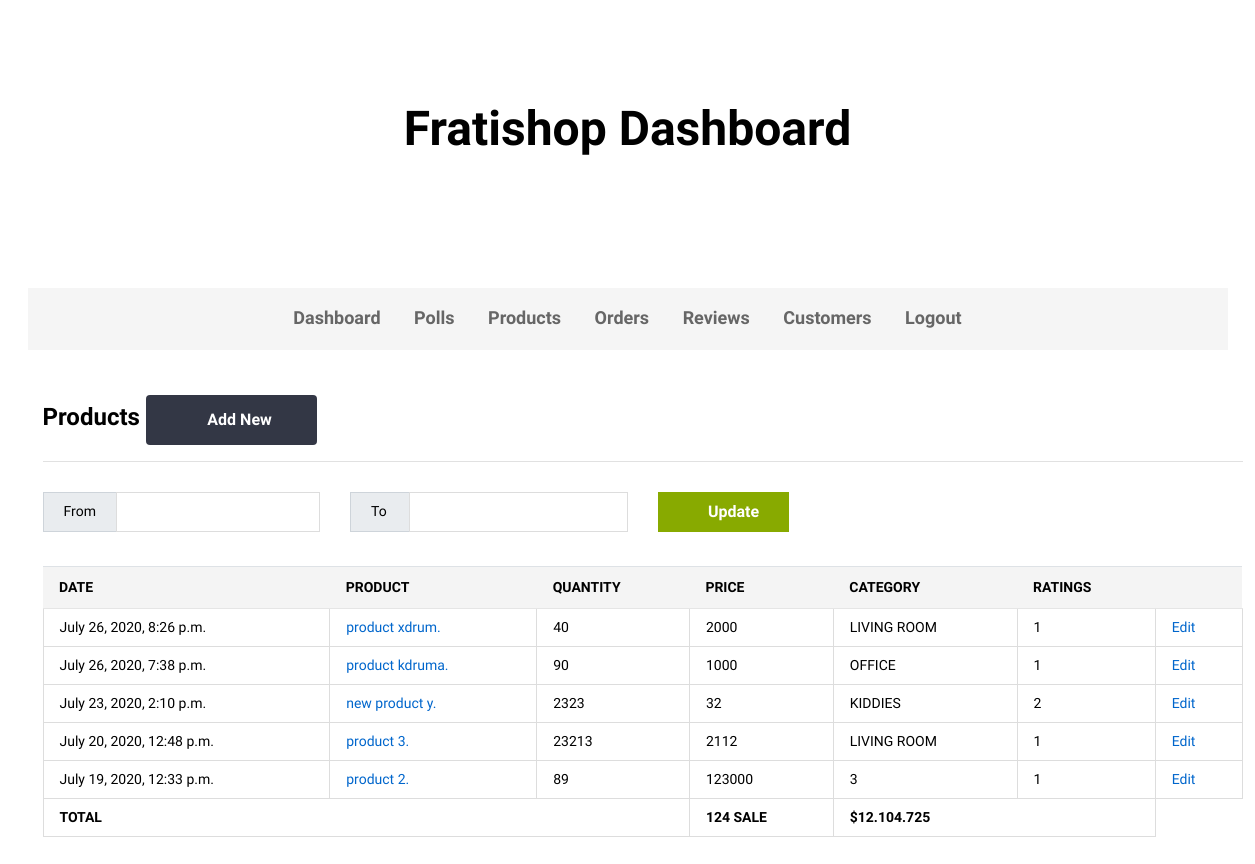
The app's page /dashboard-all-products/, older data.
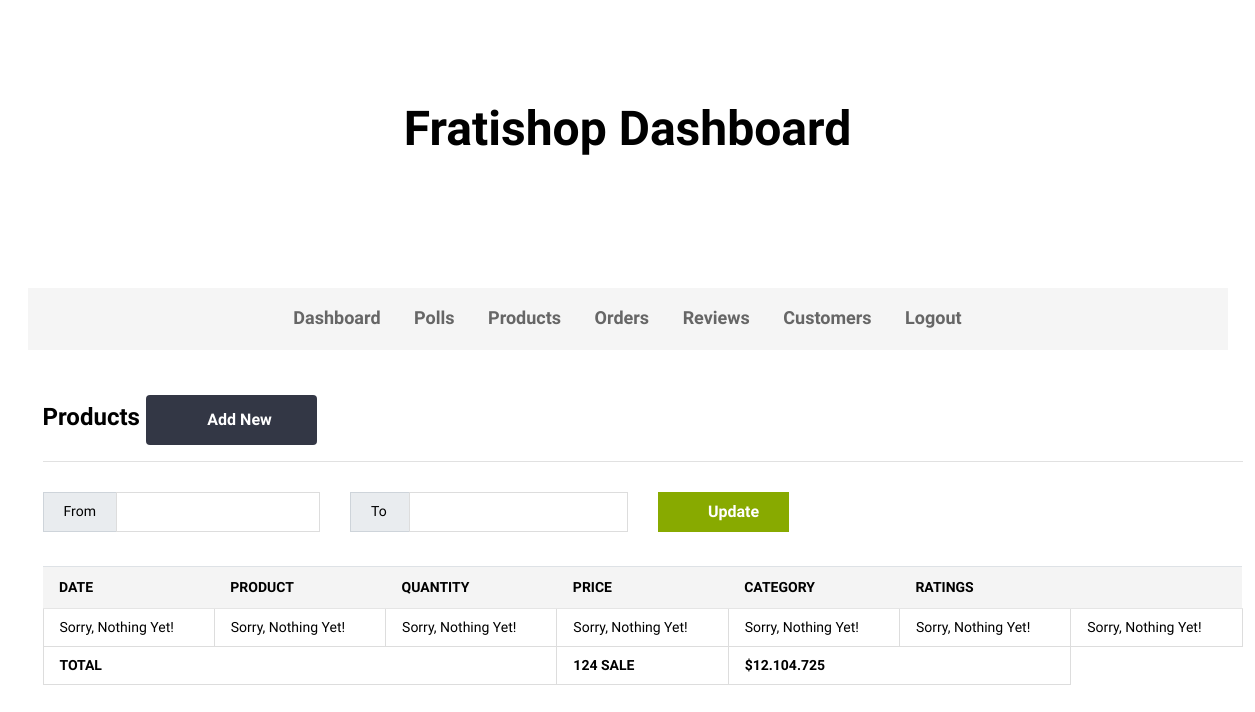
The same page, newer data.
### product/models.py (models this page shows, shortened)
class Product(models.Model):
	name = models.CharField(max_length=150)
	tag_title = models.CharField(max_length=150, default="Sale")
	tag_title_color = models.CharField(max_length=150, default="orange")
	section = models.CharField(max_length=150, default="section_one")
	image_1 = models.ImageField(upload_to='product/images/', blank=True)
	image_2 = models.ImageField(upload_to='product/images/', blank=True)
	image_3 = models.ImageField(upload_to='product/images/', blank=True)
	image_4 = models.ImageField(upload_to='product/images/', blank=True)
	video = models.CharField(max_length=150, default="jshsjssd7sjs")
	description = models.TextField(default="none")
	specification = models.TextField(default="none")
	review = models.ManyToManyField(Review, through="ProductReviewConnector", through_fields=("product", "review"),)
	category = models.CharField(max_length=150)
	quantity = models.IntegerField(blank=True, null=True)
	threshold = models.IntegerField(blank=True, null=True, default=1)
	price = models.IntegerField(blank=True, null=True)
	old_price = models.IntegerField(blank=True, null=True, default=0)
	rating = models.IntegerField(blank=True, null=True)
	colors = models.ManyToManyField(Color, through="ProductColorConnector", through_fields=("product", "color"),)
	shipping_charge = models.FloatField(blank=True, null=True)
	dimension = models.CharField(max_length=150)
	delivery_info = models.CharField(max_length=150, default="none")
	slug = models.SlugField(unique=True, default="rayslug")
	pub_date = models.DateTimeField(default=timezone.now)

### admin_app/views.py (the view)
# urls.py: path("dashboard-all-products/", views.DashboardAllProductsView, name="dashboard_all_products"),
def DashboardAllProductsView(request):
	products = Product.objects.order_by("-pub_date")
	context = {"products": products}
	return render(request, 'admin_app/all_products.html', context)

### admin_app/templates/admin_app/all_products.html (shortened to what the changed rows need)
{% extends 'admin_app/base.html' %}
{% load static %}
{% block content %}
        <div class="container">
            <div class="ps-section__content">
                <div class="ps-block--vendor-dashboard">
                    <div class="ps-block__content">
                        <div class="table-responsive">
                            <table class="table ps-table ps-table--vendor">
                                <thead>
                                    <tr>
                                        <th>date</th>
                                        <th>Product</th>
                                        <th>Quantity</th>
                                        <th>Price</th>
                                        <th>Category</th>
                                        <th>Ratings</th>
                                         <th></th>
                                    </tr>
                                </thead>
                                <tbody>
                                	{% if products %}
                                		{% for product in products %}
				                            <tr>
				                                <td>{{ product.pub_date }}</td>
				                                <td><a href="{% url 'dashboard_product_detail' product.slug %}">{{ product.name }}.</a></td>
				                                {% if product.quantity <= product.threshold %}
				                                	<td style="background-color: red; color: white;">{{ product.quantity }}</td>
				                                {% else %}
				                                	<td>{{ product.quantity }}</td>
				                                {% endif %}
				                                <td>{{ product.price }}</td>
				                                <td>{{ product.category }}</td>
				                                <td>{{ product.rating }}</td>
				                                <td><a href="{% url 'edit_product' product.slug %}">Edit</a></td>
				                            </tr>
				                          {% endfor %}
				                       {% else %}
				                       		 <tr>
				                                <td>Sorry, Nothing Yet!</td>
				                                 <td>Sorry, Nothing Yet!</td>
				                                  <td>Sorry, Nothing Yet!</td>
				                                   <td>Sorry, Nothing Yet!</td>
				                                    <td>Sorry, Nothing Yet!</td>
				                                     <td>Sorry, Nothing Yet!</td>
				                                      <td>Sorry, Nothing Yet!</td>
				                            </tr>
				                        {% endif %}
                                </tbody>
                            </table>
                        </div>
                    </div>
                </div>
            </div>
        </div>
{% endblock %}

Row changes from the older to the newer data that the page shows:
removed Product: pub_date "July 26, 2020, 8:26 p.m.", name "product xdrum", quantity "40", price "2000", category "LIVING ROOM", rating "1"
removed Product: pub_date "July 26, 2020, 7:38 p.m.", name "product kdruma", quantity "90", price "1000", category "OFFICE", rating "1"
removed Product: pub_date "July 23, 2020, 2:10 p.m.", name "new product y", quantity "2323", price "32", category "KIDDIES", rating "2"
removed Product: pub_date "July 20, 2020, 12:48 p.m.", name "product 3", quantity "23213", price "2112", category "LIVING ROOM", rating "1"
removed Product: pub_date "July 19, 2020, 12:33 p.m.", name "product 2", quantity "89", price "123000", category "3", rating "1"
Text that changed along with them:
text now shown: "Sorry, Nothing Yet! Sorry, Nothing Yet! Sorry, Nothing Yet! Sorry, Nothing Yet! Sorry, Nothing Yet! Sorry, Nothing Yet! Sorry, Nothing Yet!"
